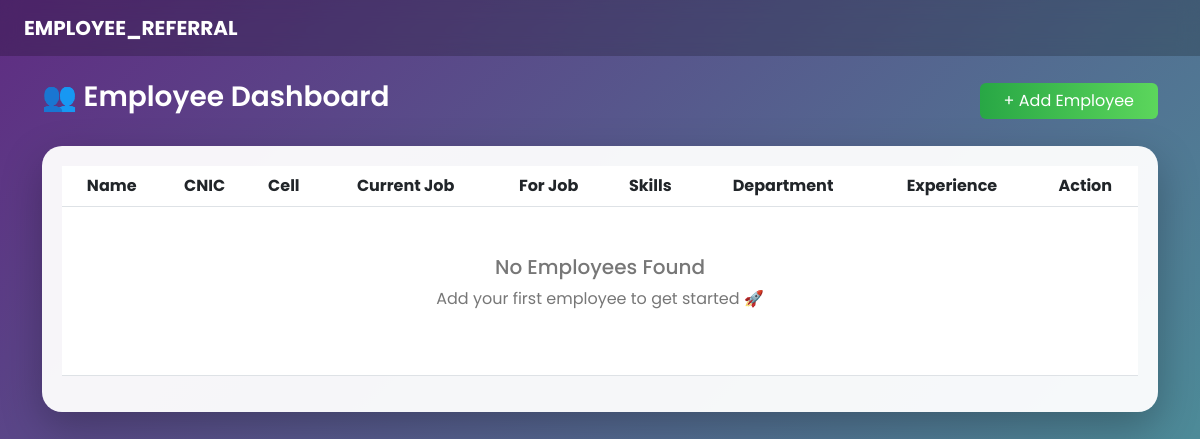
The page /referral/ on the database as committed earlier.
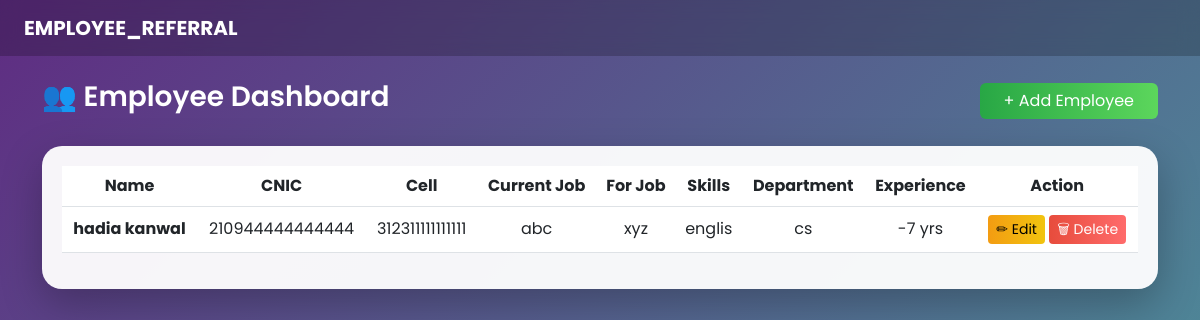
The same page on the database as committed later.
### referral/models.py (models this page shows, shortened)
class Employee(models.Model):
    employee_name = models.CharField(max_length=200)
    cnic = models.CharField(max_length=15)
    cell = models.CharField(max_length=15)
    job_title_working = models.CharField(max_length=200)
    for_job = models.CharField(max_length=200)
    skill_set = models.TextField()
    department = models.CharField(max_length=200)
    experience_years = models.IntegerField()

### referral/views.py (the view)
# urls.py: path('', views.showAll, name='showAll'),
def showAll(request):
    employees = Employee.objects.all()
    return render(request, 'showAll.html', {'employees': employees})

### referral/templates/showAll.html (shortened to what this page needs)
<!DOCTYPE html>
<html>
<head>
    <link rel="stylesheet" href="https://cdn.jsdelivr.net/npm/bootstrap@5.3.0/dist/css/bootstrap.min.css">
</head>
<body>
<nav class="navbar navbar-dark px-4 mb-4">
    <span class="navbar-brand fw-bold text-white">EMPLOYEE_REFERRAL</span>
</nav>
<div class="container">
    <div class="d-flex justify-content-between align-items-center mb-4">
        <h3 class="page-title">👥 Employee Dashboard</h3>
        <a href="/referral/insert/" class="btn btn-success px-4">
            + Add Employee
        </a>
    </div>
    <div class="glass-card">
        <div class="table-responsive">
            <table class="table table-hover align-middle text-center">
                <thead>
                    <tr>
                        <th>Name</th>
                        <th>CNIC</th>
                        <th>Cell</th>
                        <th>Current Job</th>
                        <th>For Job</th>
                        <th>Skills</th>
                        <th>Department</th>
                        <th>Experience</th>
                        <th>Action</th>
                    </tr>
                </thead>
                <tbody>
                    {% if employees %}
                        {% for e in employees %}
                        <tr>
                            <td><strong>{{ e.employee_name }}</strong></td>
                            <td>{{ e.cnic }}</td>
                            <td>{{ e.cell }}</td>
                            <td>{{ e.job_title_working }}</td>
                            <td>{{ e.for_job }}</td>
                            <td>{{ e.skill_set }}</td>
                            <td>{{ e.department }}</td>
                            <td>{{ e.experience_years }} yrs</td>
                            <td>
                                <a href="/referral/update/?id={{e.id}}" class="btn btn-sm btn-warning">
                                    ✏ Edit
                                </a>
                                <a href="/referral/delete/?id={{e.id}}" class="btn btn-sm btn-danger">
                                    🗑 Delete
                                </a>
                            </td>
                        </tr>
                        {% endfor %}
                    {% else %}
                        <tr>
                            <td colspan="9">
                                <div class="empty-state">
                                    <h5>No Employees Found</h5>
                                    <p>Add your first employee to get started 🚀</p>
                                </div>
                            </td>
                        </tr>
                    {% endif %}
                </tbody>
            </table>
        </div>
    </div>
</div>
</body>
</html>

### referral/templates/showAll.html (style rules this page uses)
body { font-family: 'Poppins', sans-serif; background: linear-gradient(135deg, #5f2c82, #49a09d); min-height: 100vh; }
.navbar { background: rgba(0,0,0,0.2); backdrop-filter: blur(10px); }
.page-title { font-weight: 600; color: white; }
.glass-card { background: rgba(255, 255, 255, 0.95); border-radius: 20px; box-shadow: 0 15px 40px rgba(0,0,0,0.25); padding: 20px; }
.table thead { background: linear-gradient(to right, #5f2c82, #49a09d); color: white; }
.btn-success { background: linear-gradient(to right, #28a745, #5cd65c); border: none; }
.btn-warning { background: linear-gradient(to right, #f39c12, #f1c40f); border: none; color: black; }
.btn-danger { background: linear-gradient(to right, #e74c3c, #ff6b6b); border: none; }

Rows that differ between the two databases and show on the page:
added Employee: employee_name "hadia kanwal", cnic "210944444444444", cell "312311111111111", job_title_working "abc", for_job "xyz", skill_set "englis", department "cs", experience_years "-7"
Other text that changed with them:
text no longer shown: "No Employees Found Add your first employee to get started 🚀"
